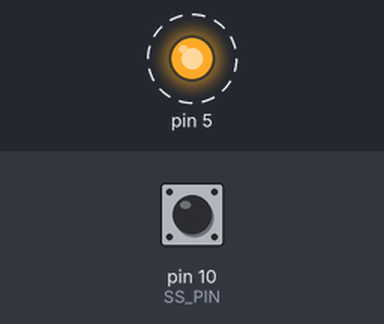
The sketch below on a simulated Arduino Uno, built with avr-gcc and run on an emulated ATmega328P. Shown: output pins drawn as LEDs (lit = HIGH). Dashed ring = blinking. Inputs (shaded band) come from the test bench; at power-on: pin 10 (SS_PIN) HIGH. What the sketch prints to the serial monitor is not drawn.

Above: at 1.0 s.
Timing chart, 0 to 4.6 s (numbered marks = the images above):
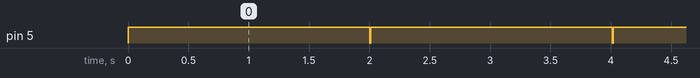

The sketch:

sketch_oct12b_spi_slave.ino
```cpp
// Slave

#define SCK_PIN   13
#define MISO_PIN  12
#define MOSI_PIN  11
#define SS_PIN    10

void SlaveInit(void) {
  // Set MISO output, all others input
  pinMode(SCK_PIN, INPUT);
  pinMode(MOSI_PIN, INPUT);
  pinMode(MISO_PIN, OUTPUT);
  pinMode(SS_PIN, INPUT);

  // Enable SPI
  SPCR = B00000000;
  SPCR = (1 << SPE);
}

byte ReadByte(void) {
  while (!(SPSR & (1 << SPIF))) ;
  return SPDR;
}

void WriteByte(byte value) {
  SPDR = value;
  while (!(SPSR & (1 << SPIF))) ;
  return;
}

unsigned long lastSent;

void setup() {
  Serial.begin(57600);
  digitalWrite(5, HIGH);
  SlaveInit();
  lastSent = millis();
  pinMode(5, OUTPUT);
}

void loop() {
  if (digitalRead(SS_PIN) == LOW) {
    Serial.println("Pin 10 low...");
    byte rxData;
    rxData = ReadByte();
    Serial.print("Command: ");
    Serial.println(rxData, DEC);
    if (rxData == 17) {
      Serial.println("Sending data to master...");
      WriteByte(19);
      Serial.println("Done Sending data...");
    }
  }
  if (millis() > lastSent + 2000) {
    Serial.println("Pin 5 low...");
    digitalWrite(5, LOW);
    delay(10);
    digitalWrite(5, HIGH);
    lastSent = millis();
  }
}
```

Measured:
- by itself, pin 5: alternates HIGH for 2.0 s and LOW for 0.01 s
